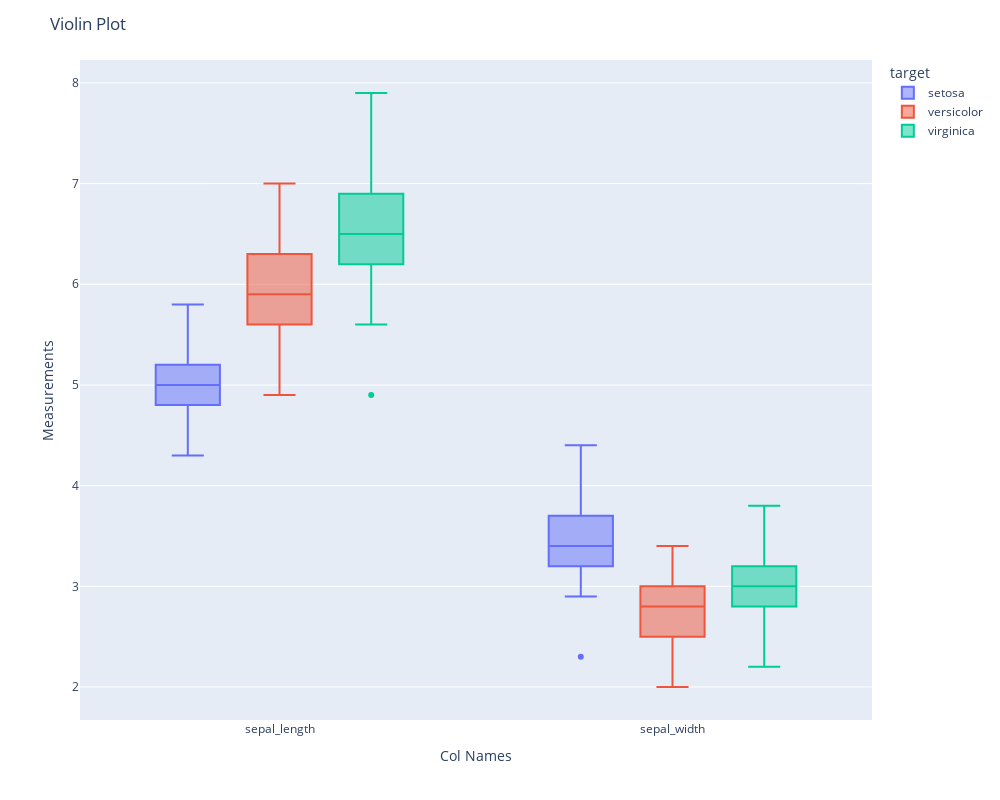

The notebook cell this image was saved under:
### Markdown cell above
`fig = px.box(data_frame=DATAFRAME, y=[NUM_COL1, NUM_COL2, ...], color=LABEL_COL)`<BR><BR>
`fig.update_layout(title_text=TITLE, xaxis_title=X_TITLE, yaxis_title=Y_TITLE, height=400, width=600)`<BR><BR>
`fig.show()`

### Code cell
# Code Block
fig = px.box(data_frame=df, y=["sepal_length", "sepal_width"], color="target")
fig.update_layout(title_text="Violin Plot", xaxis_title="Col Names", yaxis_title="Measurements", width=1000, height=800)
fig.show()

### Figure 1 — Plotly figure (JSON) as saved in the notebook; plotly's stock layout.template omitted (floating-point values rounded to 4 significant figures)
{"data": [{"alignmentgroup": "True", "hovertemplate": "target=setosa<br>variable=%{x}<br>value=%{y}<extra></extra>", "legendgroup": "setosa", "marker": {"color": "#636efa"}, "name": "setosa", "notched": false, "offsetgroup": "setosa", "orientation": "v", "showlegend": true, "type": "box", "x": ["sepal_length", "sepal_length", "sepal_length", "sepal_length", "sepal_length", "sepal_length", "sepal_length", "sepal_length", "sepal_length", "sepal_length", "sepal_length", "sepal_length", "sepal_length", "sepal_length", "sepal_length", "sepal_length", "sepal_length", "sepal_length", "sepal_length", "sepal_length", "sepal_length", "sepal_length", "sepal_length", "sepal_length", "sepal_length", "sepal_length", "sepal_length", "sepal_length", "sepal_length", "sepal_length", "sepal_length", "sepal_length", "sepal_length", "sepal_length", "sepal_length", "sepal_length", "sepal_length", "sepal_length", "sepal_length", "sepal_length", "sepal_length", "sepal_length", "sepal_length", "sepal_length", "sepal_length", "sepal_length", "sepal_length", "sepal_length", "sepal_length", "sepal_length", "sepal_width", "sepal_width", "sepal_width", "sepal_width", "sepal_width", "sepal_width", "sepal_width", "sepal_width", "sepal_width", "sepal_width", "sepal_width", "sepal_width", "sepal_width", "sepal_width", "sepal_width", "sepal_width", "sepal_width", "sepal_width", "sepal_width", "sepal_width", "sepal_width", "sepal_width", "sepal_width", "sepal_width", "sepal_width", "sepal_width", "sepal_width", "sepal_width", "sepal_width", "sepal_width", "sepal_width", "sepal_width", "sepal_width", "sepal_width", "sepal_width", "sepal_width", "sepal_width", "sepal_width", "sepal_width", "sepal_width", "sepal_width", "sepal_width", "sepal_width", "sepal_width", "sepal_width", "sepal_width", "sepal_width", "sepal_width", "sepal_width", "sepal_width"], "x0": " ", "xaxis": "x", "y": [5.1, 4.9, 4.7, 4.6, 5, 5.4, 4.6, 5, 4.4, 4.9, 5.4, 4.8, 4.8, 4.3, 5.8, 5.7, 5.4, 5.1, 5.7, 5.1, 5.4, 5.1, 4.6, 5.1, 4.8, 5, 5, 5.2, 5.2, 4.7, 4.8, 5.4, 5.2, 5.5, 4.9, 5, 5.5, 4.9, 4.4, 5.1, 5, 4.5, 4.4, 5, 5.1, 4.8, 5.1, 4.6, 5.3, 5, 3.5, 3, 3.2, 3.1, 3.6, 3.9, 3.4, 3.4, 2.9, 3.1, 3.7, 3.4, 3, 3, 4, 4.4, 3.9, 3.5, 3.8, 3.8, 3.4, 3.7, 3.6, 3.3, 3.4, 3, 3.4, 3.5, 3.4, 3.2, 3.1, 3.4, 4.1, 4.2, 3.1, 3.2, 3.5, 3.6, 3, 3.4, 3.5, 2.3, 3.2, 3.5, 3.8, 3, 3.8, 3.2, 3.7, 3.3], "y0": " ", "yaxis": "y"}, {"alignmentgroup": "True", "hovertemplate": "target=versicolor<br>variable=%{x}<br>value=%{y}<extra></extra>", "legendgroup": "versicolor", "marker": {"color": "#EF553B"}, "name": "versicolor", "notched": false, "offsetgroup": "versicolor", "orientation": "v", "showlegend": true, "type": "box", "x": ["sepal_length", "sepal_length", "sepal_length", "sepal_length", "sepal_length", "sepal_length", "sepal_length", "sepal_length", "sepal_length", "sepal_length", "sepal_length", "sepal_length", "sepal_length", "sepal_length", "sepal_length", "sepal_length", "sepal_length", "sepal_length", "sepal_length", "sepal_length", "sepal_length", "sepal_length", "sepal_length", "sepal_length", "sepal_length", "sepal_length", "sepal_length", "sepal_length", "sepal_length", "sepal_length", "sepal_length", "sepal_length", "sepal_length", "sepal_length", "sepal_length", "sepal_length", "sepal_length", "sepal_length", "sepal_length", "sepal_length", "sepal_length", "sepal_length", "sepal_length", "sepal_length", "sepal_length", "sepal_length", "sepal_length", "sepal_length", "sepal_length", "sepal_length", "sepal_width", "sepal_width", "sepal_width", "sepal_width", "sepal_width", "sepal_width", "sepal_width", "sepal_width", "sepal_width", "sepal_width", "sepal_width", "sepal_width", "sepal_width", "sepal_width", "sepal_width", "sepal_width", "sepal_width", "sepal_width", "sepal_width", "sepal_width", "sepal_width", "sepal_width", "sepal_width", "sepal_width", "sepal_width", "sepal_width", "sepal_width", "sepal_width", "sepal_width", "sepal_width", "sepal_width", "sepal_width", "sepal_width", "sepal_width", "sepal_width", "sepal_width", "sepal_width", "sepal_width", "sepal_width", "sepal_width", "sepal_width", "sepal_width", "sepal_width", "sepal_width", "sepal_width", "sepal_width", "sepal_width", "sepal_width", "sepal_width", "sepal_width"], "x0": " ", "xaxis": "x", "y": [7, 6.4, 6.9, 5.5, 6.5, 5.7, 6.3, 4.9, 6.6, 5.2, 5, 5.9, 6, 6.1, 5.6, 6.7, 5.6, 5.8, 6.2, 5.6, 5.9, 6.1, 6.3, 6.1, 6.4, 6.6, 6.8, 6.7, 6, 5.7, 5.5, 5.5, 5.8, 6, 5.4, 6, 6.7, 6.3, 5.6, 5.5, 5.5, 6.1, 5.8, 5, 5.6, 5.7, 5.7, 6.2, 5.1, 5.7, 3.2, 3.2, 3.1, 2.3, 2.8, 2.8, 3.3, 2.4, 2.9, 2.7, 2, 3, 2.2, 2.9, 2.9, 3.1, 3, 2.7, 2.2, 2.5, 3.2, 2.8, 2.5, 2.8, 2.9, 3, 2.8, 3, 2.9, 2.6, 2.4, 2.4, 2.7, 2.7, 3, 3.4, 3.1, 2.3, 3, 2.5, 2.6, 3, 2.6, 2.3, 2.7, 3, 2.9, 2.9, 2.5, 2.8], "y0": " ", "yaxis": "y"}, {"alignmentgroup": "True", "hovertemplate": "target=virginica<br>variable=%{x}<br>value=%{y}<extra></extra>", "legendgroup": "virginica", "marker": {"color": "#00cc96"}, "name": "virginica", "notched": false, "offsetgroup": "virginica", "orientation": "v", "showlegend": true, "type": "box", "x": ["sepal_length", "sepal_length", "sepal_length", "sepal_length", "sepal_length", "sepal_length", "sepal_length", "sepal_length", "sepal_length", "sepal_length", "sepal_length", "sepal_length", "sepal_length", "sepal_length", "sepal_length", "sepal_length", "sepal_length", "sepal_length", "sepal_length", "sepal_length", "sepal_length", "sepal_length", "sepal_length", "sepal_length", "sepal_length", "sepal_length", "sepal_length", "sepal_length", "sepal_length", "sepal_length", "sepal_length", "sepal_length", "sepal_length", "sepal_length", "sepal_length", "sepal_length", "sepal_length", "sepal_length", "sepal_length", "sepal_length", "sepal_length", "sepal_length", "sepal_length", "sepal_length", "sepal_length", "sepal_length", "sepal_length", "sepal_length", "sepal_length", "sepal_length", "sepal_width", "sepal_width", "sepal_width", "sepal_width", "sepal_width", "sepal_width", "sepal_width", "sepal_width", "sepal_width", "sepal_width", "sepal_width", "sepal_width", "sepal_width", "sepal_width", "sepal_width", "sepal_width", "sepal_width", "sepal_width", "sepal_width", "sepal_width", "sepal_width", "sepal_width", "sepal_width", "sepal_width", "sepal_width", "sepal_width", "sepal_width", "sepal_width", "sepal_width", "sepal_width", "sepal_width", "sepal_width", "sepal_width", "sepal_width", "sepal_width", "sepal_width", "sepal_width", "sepal_width", "sepal_width", "sepal_width", "sepal_width", "sepal_width", "sepal_width", "sepal_width", "sepal_width", "sepal_width", "sepal_width", "sepal_width", "sepal_width", "sepal_width"], "x0": " ", "xaxis": "x", "y": [6.3, 5.8, 7.1, 6.3, 6.5, 7.6, 4.9, 7.3, 6.7, 7.2, 6.5, 6.4, 6.8, 5.7, 5.8, 6.4, 6.5, 7.7, 7.7, 6, 6.9, 5.6, 7.7, 6.3, 6.7, 7.2, 6.2, 6.1, 6.4, 7.2, 7.4, 7.9, 6.4, 6.3, 6.1, 7.7, 6.3, 6.4, 6, 6.9, 6.7, 6.9, 5.8, 6.8, 6.7, 6.7, 6.3, 6.5, 6.2, 5.9, 3.3, 2.7, 3, 2.9, 3, 3, 2.5, 2.9, 2.5, 3.6, 3.2, 2.7, 3, 2.5, 2.8, 3.2, 3, 3.8, 2.6, 2.2, 3.2, 2.8, 2.8, 2.7, 3.3, 3.2, 2.8, 3, 2.8, 3, 2.8, 3.8, 2.8, 2.8, 2.6, 3, 3.4, 3.1, 3, 3.1, 3.1, 3.1, 2.7, 3.2, 3.3, 3, 2.5, 3, 3.4, 3], "y0": " ", "yaxis": "y"}], "layout": {"boxmode": "group", "height": 800, "legend": {"title": {"text": "target"}, "tracegroupgap": 0}, "margin": {"t": 60}, "title": {"text": "Violin Plot"}, "width": 1000, "xaxis": {"anchor": "y", "domain": [0, 1], "title": {"text": "Col Names"}}, "yaxis": {"anchor": "x", "domain": [0, 1], "title": {"text": "Measurements"}}}}
